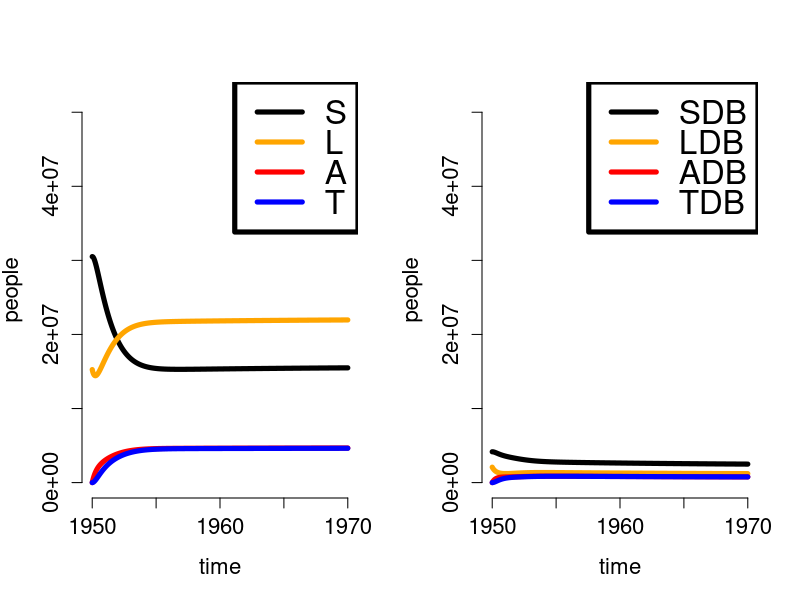
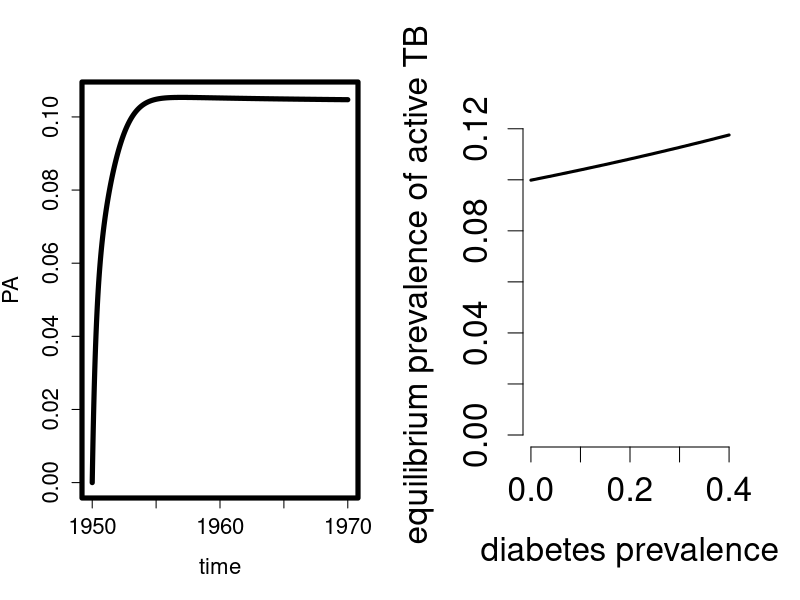

The R script that drew these images, in order:
## How does increased susceptiblility to TB
## amongst diabetics affect incidence of active
## TB?
require(deSolve)

## Big population
 
## SLAT
slatDB <- function(t,y,parms, browse=F){
    with(c(as.list(y),parms),{
        if(browse) browser()
        N <- S+L+A+T+SDB+LDB+ADB+TDB
        TotBirthRate <- birthRate*N + tbDeathRate*A + tbDeathRate*ADB

        foi <- transmissionCoeff*(A+ADB)/N ## force of infection
        
        ## non-diabetics
        dSdt <- -foi*S + clearanceRate*T + TotBirthRate*(1-diabPrev) - 
            naturalDeathRate*S
        dLdt <- foi*S - activationRate*L  -
            naturalDeathRate*L
        dAdt <- activationRate*L - treatmentRate*A - tbDeathRate*A  -
            naturalDeathRate*A
        dTdt <- treatmentRate*A - clearanceRate*T - naturalDeathRate*T
        dSdt+dLdt+dAdt+dTdt

        ## diabetics
        dSdtDB <- -foi*SDB + clearanceRate*TDB + TotBirthRate*diabPrev - 
            naturalDeathRate*SDB
        dLdtDB <- foi*SDB - activationRate*idrActivationDB*LDB  -
            naturalDeathRate*LDB
        dAdtDB <- activationRate*idrActivationDB*LDB - treatmentRate*ADB -
            tbDeathRate*ADB  - naturalDeathRate*ADB
        dTdtDB <- treatmentRate*ADB - clearanceRate*TDB - naturalDeathRate*TDB
        ## dSdt+dLdt+dAdt+dTdt+dSdtDB+dLdtDB+dAdtDB+dTdtDB

        list(c(dSdt,dLdt,dAdt,dTdt,dSdtDB,dLdtDB,dAdtDB,dTdtDB))
    })
}

params <- c(
    transmissionCoeff = 10 ## [per year]
    , activationRate = 1/2 
    , treatmentRate = 1/0.5
    , clearanceRate = 1/0.5
    , tbDeathRate = 1/3
    , birthRate = 1/60
    , naturalDeathRate = 1/60
    , idrActivationDB = 3 ## [unitless]
    , diabPrev = 0.12 ## proportion
    , N0 = 52*10^6) ## [people]
params
## activationRate*idrActivationDB

time <- 0
initCond <- params['N0'] * c(
    S = 2/3
    , L = 1/3
    , A = 0 
    , T = 0)
initCondDB <- c(initCond*(1-params['diabPrev']), initCond*params['diabPrev'])
names(initCondDB)[5:8] <- paste0(names(initCondDB)[5:8], 'DB')

slatDB(t=time,y=initCondDB,parms=params, browse=F)
args(slatDB)
timeseq <- seq(1950, 1970, by = .02)

params['transmissionCoeff'] <- 7
simdat <- data.frame(lsoda(
    y = initCondDB,               # Initial conditions for population
    times = timeseq,             # Timepoints for evaluation
    func = slatDB,                   # Function to evaluate
    parms = params# Vector of parameters
    ))

simdat <- within(simdat, {        N <- S+L+A+T+SDB+LDB+ADB+TDB})
simdat <- within(simdat, {        PA <- (A+ADB)/N})
head(simdat); tail(simdat)

par('ps'=16, lwd = 5, mfrow=c(1,2))
## non-diab
    plot(0,0, type = 'n', xlim = range(timeseq), ylim = c(0, params['N0']),
         xlab = 'time', ylab = 'people', bty='n')
    with(simdat, lines(time, S, col ='black'))
    with(simdat, lines(time, L, col ='orange'))
    with(simdat, lines(time, A, col ='red'))
    with(simdat, lines(time, T, col ='blue'))
    legend('topright', leg = c('S','L','A','T'), col = c('black','orange','red','blue'), lwd = 5, cex = 1.5)
## diab
    plot(0,0, type = 'n', xlim = range(timeseq), ylim = c(0, params['N0']),
         xlab = 'time', ylab = 'people', bty='n')
    with(simdat, lines(time, SDB, col ='black'))
    with(simdat, lines(time, LDB, col ='orange'))
    with(simdat, lines(time, ADB, col ='red'))
    with(simdat, lines(time, TDB, col ='blue'))
    legend('topright', leg = c('SDB','LDB','ADB','TDB'), col = c('black','orange','red','blue'), lwd = 5, cex = 1.5)


par('ps'=16, lwd = 5, mfrow=c(1,2))
## non-diab
with(simdat, plot(time,PA, type='l'))

## compare PA for differennt levels of diabetes prevalence
diabPrevVec <- seq(0, .4, by = .05)
eqPA <- rep(NA, length(diabPrevVec))
for(jj in 1:length(diabPrevVec)) {
    params['transmissionCoeff'] <- 7
    params['diabPrev'] <- diabPrevVec[jj]
    simdat <- data.frame(lsoda(
        y = initCondDB,               # Initial conditions for population
        times = timeseq,             # Timepoints for evaluation
        func = slatDB,                   # Function to evaluate
        parms = params# Vector of parameters
        ))
    simdat <- within(simdat, {        N <- S+L+A+T+SDB+LDB+ADB+TDB})
    simdat <- within(simdat, {        PA <- (A+ADB)/N})
    eqPA[jj] <- tail(simdat$PA,1)
}

par(cex=1.5, lwd = 3, bty = 'n')
plot(diabPrevVec, eqPA, type='l', xlab = 'diabetes prevalence',
     ylab = 'equilibrium prevalence of active TB',
     ylim = c(0, max(eqPA)))
